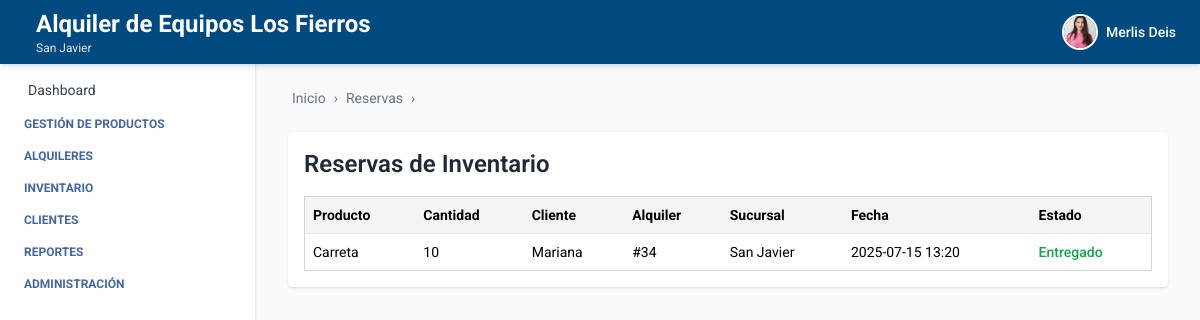
The app's page /inventario/reservas/ (signed in), older data.
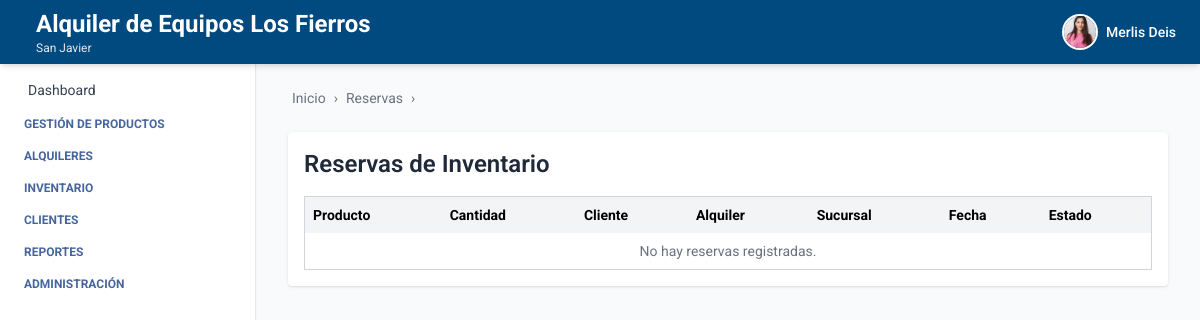
The same page, newer data.
### inventario/models.py (models this page shows, shortened)
class ReservaInventario(models.Model):
    producto = models.ForeignKey(Producto, on_delete=models.CASCADE, related_name='reservas')
    sucursal = models.ForeignKey(Sucursal, on_delete=models.CASCADE, related_name='reservas')
    cliente = models.ForeignKey(Cliente, on_delete=models.PROTECT, related_name='reservas')
    alquiler = models.ForeignKey(Alquiler, on_delete=models.CASCADE, related_name='reservas')
    cantidad_reservada = models.PositiveIntegerField()
    fecha_reserva = models.DateTimeField(auto_now_add=True)
    entregado = models.BooleanField(default=False, help_text="Se marca como entregado cuando el producto se entregue")
    class Meta:
        unique_together = ('producto', 'alquiler')
        verbose_name = 'Reserva de Inventario'
        verbose_name_plural = 'Reservas de Inventario'

### producto/models.py (models this page shows, shortened)
class Producto(models.Model):
    ESTADOS = [
        ("activo", "Activo"),
        ("inactivo", "Inactivo"),
        ("disponible", "Disponible"),
        ("no_disponible", "No disponible"),
    ]
    nombre = models.CharField(max_length=100)
    descripcion = models.TextField()
    codigo_interno = models.CharField(max_length=50)
    estado = models.CharField(max_length=20, choices=ESTADOS, default="activo")
    iva_porcentaje = models.DecimalField(max_digits=5, decimal_places=2, default=0, help_text="Porcentaje de IVA aplicado al producto")
    ubicacion_actual = models.CharField(max_length=100)
    marca = models.CharField(max_length=100, blank=True, null=True)
    modelo = models.CharField(max_length=100, blank=True, null=True)
    serial = models.CharField(max_length=100, blank=True, null=True)
    imagen = models.ImageField(upload_to="media/productos/", null=True, blank=True)
    empresa = models.ForeignKey(Empresa, on_delete=models.CASCADE, related_name='productos', default=1)
    sucursal = models.ForeignKey(Sucursal, on_delete=models.CASCADE, related_name='productos', default=1)
    categoria = models.ForeignKey(Categoria, on_delete=models.SET_NULL, null=True, blank=True, related_name='productos')
    proveedor = models.ForeignKey(Proveedor, on_delete=models.SET_NULL, null=True, blank=True, related_name='productos')
    created_at = models.DateTimeField(auto_now_add=True)
    updated_at = models.DateTimeField(auto_now=True)
    creado_por = models.CharField(max_length=100, blank=True, null=True)
    modificado_por = models.CharField(max_length=100, blank=True, null=True)
    class Meta:
        ordering = ['nombre']
        verbose_name = 'Producto'
        verbose_name_plural = 'Productos'
        constraints = [
            models.UniqueConstraint(fields=['empresa', 'codigo_interno'], name='unique_codigo_por_empresa')
        ]
    objects = ProductoManager()

### persona/models.py (models this page shows, shortened)
class Persona(models.Model):
    TIPO_DOCUMENTO_CHOICES = [
        ('CC', 'Cédula de ciudadanía'),
        ('NIT', 'NIT'),
        ('CE', 'Cédula de extranjería'),
    ]
    nombre = models.CharField(max_length=100)
    apellidos = models.CharField(max_length=100)
    tipo_documento = models.CharField(max_length=10, choices=TIPO_DOCUMENTO_CHOICES)
    telefono = models.CharField(max_length=20, blank=True, null=True)
    correo = models.EmailField(blank=True, null=True)
    direccion = models.CharField(max_length=255, blank=True, null=True)
    class Meta:
        verbose_name = 'Persona'
        verbose_name_plural = 'Personas'

### alquiler/models.py (models this page shows, shortened)
class Alquiler(models.Model):
    ESTADOS_ALQUILER = [
        ('cotizacion', 'Cotización'),
        ('borrador', 'Borrador'),
        ('reservado', 'Reservado'),
        ('despachado', 'Despachado'),
        ('liquidado', 'Liquidado'),
        ('anulado', 'Anulado'),
    ]
    usuario = models.ForeignKey(
        settings.AUTH_USER_MODEL, on_delete=models.CASCADE)
    cliente = models.ForeignKey(
        Cliente, on_delete=models.PROTECT, related_name='alquileres', null=True, blank=True)
    fecha_inicio = models.DateField(null=True, blank=True)
    fecha_fin = models.DateField(null=True, blank=True)
    observaciones = models.TextField(blank=True)
    total = models.DecimalField(
        max_digits=10, decimal_places=2, default=0.0,
        help_text="Total cobro del alquiler"
    )
    estado = models.CharField(
        max_length=20, choices=ESTADOS_ALQUILER, default='borrador')
    descuento_general = models.DecimalField(
        max_digits=5, decimal_places=2, default=0.0,
        help_text="Descuento general en % sobre el total del alquiler"
    )
    created_at = models.DateTimeField(auto_now_add=True)
    updated_at = models.DateTimeField(auto_now=True)
    created_by = models.ForeignKey(
        settings.AUTH_USER_MODEL, on_delete=models.SET_NULL,
        null=True, blank=True, related_name='alquileres_creados_por'
    )
    updated_by = models.ForeignKey(
        settings.AUTH_USER_MODEL, on_delete=models.SET_NULL,
        null=True, blank=True, related_name='alquileres_actualizados_por'
    )

### empresa/models.py (models this page shows, shortened)
class Sucursal(models.Model):
    ESTADOS = [
        ("activo", "Activo"),
        ("inactivo", "Inactivo"),
    ]
    empresa = models.ForeignKey(Empresa, related_name='sucursales', on_delete=models.CASCADE)
    nombre = models.CharField(max_length=100)
    ciudad = models.CharField(max_length=100)
    direccion = models.CharField(max_length=255)
    departamento = models.CharField(max_length=100, blank=True, null=True)
    telefono = models.CharField(max_length=20, blank=True, null=True)
    estado = models.CharField(max_length=20, choices=ESTADOS, default="activo")

### inventario/views_reserva.py (the view)
# urls.py: path('reservas/', listar_reservas, name='listado_reservas'),
@login_required
def listar_reservas(request):
    reservas = ReservaInventario.objects.filter(sucursal=request.user.sucursal).select_related(
        'producto', 'cliente', 'sucursal', 'alquiler'
    ).order_by('-fecha_reserva')
    context = {
        'reservas': reservas,
        'breadcrumb_items': [('Reservas', 'Listado')],
    }
    return render(request, 'listado_reservas.html', context)

### inventario/templates/listado_reservas.html
{% extends 'index.html' %}
{% load humanize %}
{% block breadcrumb %}
  {% include 'breadcrumb.html' with home='/' breadcrumbs=breadcrumb_items %}
{% endblock %}
{% block content %}
<div class="max-w-5xl mx-auto mt-6 bg-white p-4 rounded shadow">
  <h2 class="text-2xl font-semibold text-gray-800 mb-4">Reservas de Inventario</h2>
  <table class="min-w-full bg-white border border-gray-300 rounded text-sm">
    <thead class="bg-gray-100">
      <tr>
        <th class="text-left p-2">Producto</th>
        <th class="text-left p-2">Cantidad</th>
        <th class="text-left p-2">Cliente</th>
        <th class="text-left p-2">Alquiler</th>
        <th class="text-left p-2">Sucursal</th>
        <th class="text-left p-2">Fecha</th>
        <th class="text-left p-2">Estado</th>
      </tr>
    </thead>
    <tbody>
      {% for r in reservas %}
      <tr class="border-t">
        <td class="p-2">{{ r.producto.nombre }}</td>
        <td class="p-2">{{ r.cantidad_reservada }}</td>
        <td class="p-2">{{ r.cliente.nombre }}</td>
        <td class="p-2">#{{ r.alquiler.id }}</td>
        <td class="p-2">{{ r.sucursal.nombre }}</td>
        <td class="p-2">{{ r.fecha_reserva|date:"Y-m-d H:i" }}</td>
        <td class="p-2">
          {% if r.entregado %}
            <span class="text-green-600 font-medium">Entregado</span>
          {% else %}
            <span class="text-yellow-600 font-medium">Reservado</span>
          {% endif %}
        </td>
      </tr>
      {% empty %}
      <tr>
        <td colspan="7" class="p-2 text-center text-gray-500">No hay reservas registradas.</td>
      </tr>
      {% endfor %}
    </tbody>
  </table>
</div>
{% endblock %}

Row changes from the older to the newer data that the page shows:
removed ReservaInventario: producto.nombre "Carreta", cantidad_reservada "10", cliente.nombre "Mariana", alquiler.id "34", sucursal.nombre "San Javier", fecha_reserva "2025-07-15 13:20", entregado "Entregado"
Text that changed along with them:
text now shown: "No hay reservas registradas."
